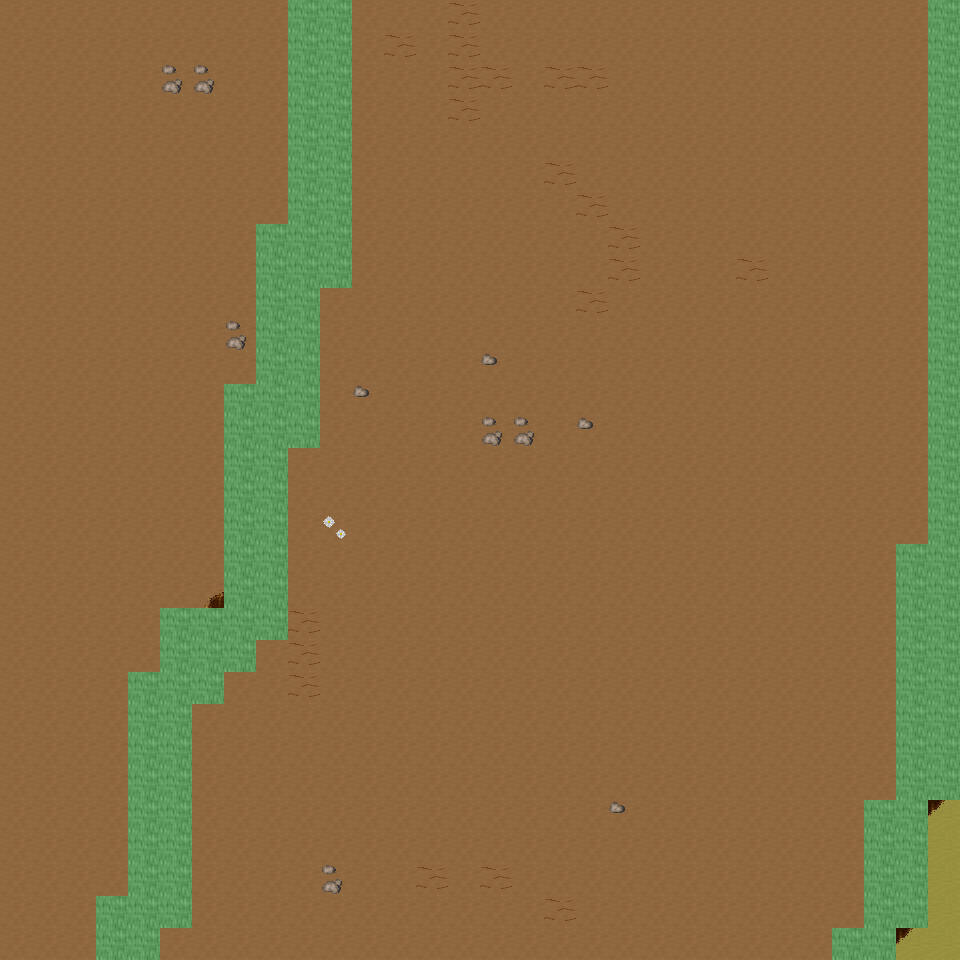

This is a level from a 2D game, rendered from its Tiled map with the project's own tilesets. A one-line summary and the map file follow, with tile-layer data summarised:
An orthogonal 30x30 tile map with 32x32 px tiles, 6 tile layers (Ground, Object, Object2, Above, ...), 34 tilesets and 6 objects (6x mapExit).

<map version="1.0" orientation="orthogonal" renderorder="right-down" width="30" height="30" tilewidth="32" tileheight="32" nextobjectid="7">
  <tileset firstgid="1" name="tileset_ground_ground" tilewidth="32" tileheight="32" tilecount="33" columns="3">
    <image source="../drawable/tileset_ground_ground.png" width="96" height="352" />
  </tileset>
  <tileset firstgid="34" name="tileset_ground_rock_pebbles" tilewidth="32" tileheight="32" tilecount="3" columns="1">
    <image source="../drawable/tileset_ground_rock_pebbles.png" width="32" height="96" />
  </tileset>
  <tileset firstgid="37" name="tileset_ground_grass_edges" tilewidth="32" tileheight="32" tilecount="36" columns="12">
    <image source="../drawable/tileset_ground_grass_edges.png" width="384" height="96" />
  </tileset>
  <tileset firstgid="73" name="tileset_plant_flower_daisy_white" tilewidth="32" tileheight="32" tilecount="8" columns="2">
    <image source="../drawable/tileset_plant_flower_daisy_white.png" width="64" height="128" />
  </tileset>
  <tileset firstgid="81" name="tileset_ground_ridge_earth_dark" tilewidth="32" tileheight="32" tilecount="96" columns="12">
    <image source="../drawable/tileset_ground_ridge_earth_dark.png" width="384" height="256" />
  </tileset>
  <tileset firstgid="177" name="tileset_plant_grasses" tilewidth="32" tileheight="32" tilecount="6" columns="3">
    <image source="../drawable/tileset_plant_grasses.png" width="96" height="64" />
  </tileset>
  <tileset firstgid="183" name="tileset_ground_earth_edges" tilewidth="32" tileheight="32" tilecount="18" columns="6">
    <image source="../drawable/tileset_ground_earth_edges.png" width="192" height="96" />
  </tileset>
  <tileset firstgid="201" name="tileset_item_statue_green_stone_3" tilewidth="32" tileheight="32" tilecount="3" columns="1">
    <image source="../drawable/tileset_item_statue_green_stone_3.png" width="32" height="96" />
  </tileset>
  <tileset firstgid="204" name="tileset_ground_rock_rocks_2" tilewidth="32" tileheight="32" tilecount="4" columns="2">
    <image source="../drawable/tileset_ground_rock_rocks_2.png" width="64" height="64" />
  </tileset>
  <tileset firstgid="208" name="tileset_item_corpse_huge_animal" tilewidth="32" tileheight="32" tilecount="16" columns="2">
    <image source="../drawable/tileset_item_corpse_huge_animal.png" width="64" height="256" />
  </tileset>
  <tileset firstgid="224" name="tileset_item_statue_green_stone" tilewidth="32" tileheight="32" tilecount="12" columns="4">
    <image source="../drawable/tileset_item_statue_green_stone.png" width="128" height="96" />
  </tileset>
  <tileset firstgid="236" name="tileset_logic_creature_animal" tilewidth="32" tileheight="32" tilecount="32" columns="8">
    <image source="../drawable/tileset_logic_creature_animal.png" width="256" height="128" />
  </tileset>
  <tileset firstgid="268" name="tileset_logic_collision" tilewidth="32" tileheight="32" tilecount="1" columns="1">
    <image source="../drawable/tileset_logic_collision.png" width="32" height="32" />
  </tileset>
  <tileset firstgid="269" name="tileset_plant_tree_taller_trees" tilewidth="32" tileheight="32" tilecount="32" columns="8">
    <image source="../drawable/tileset_plant_tree_taller_trees.png" width="256" height="128" />
  </tileset>
  <tileset firstgid="301" name="tileset_plant_tree_spruce" tilewidth="32" tileheight="32" tilecount="6" columns="2">
    <image source="../drawable/tileset_plant_tree_spruce.png" width="64" height="96" />
  </tileset>
  <tileset firstgid="307" name="tileset_plant_bush_bush_mult_colored" tilewidth="32" tileheight="32" tilecount="6" columns="3">
    <image source="../drawable/tileset_plant_bush_bush_mult_colored.png" width="96" height="64" />
  </tileset>
  <tileset firstgid="313" name="tileset_plant_bush_bush_pinks" tilewidth="32" tileheight="32" tilecount="4" columns="2">
    <image source="../drawable/tileset_plant_bush_bush_pinks.png" width="64" height="64" />
  </tileset>
  <tileset firstgid="317" name="tileset_plant_flower_flower_bed_1" tilewidth="32" tileheight="32" tilecount="35" columns="7">
    <image source="../drawable/tileset_plant_flower_flower_bed_1.png" width="224" height="160" />
  </tileset>
  <tileset firstgid="352" name="tileset_plant_flower_small_flower_bed" tilewidth="32" tileheight="32" tilecount="12" columns="3">
    <image source="../drawable/tileset_plant_flower_small_flower_bed.png" width="96" height="128" />
  </tileset>
  <tileset firstgid="364" name="tileset_plant_flower_small_flower_bed_2" tilewidth="32" tileheight="32" tilecount="12" columns="3">
    <image source="../drawable/tileset_plant_flower_small_flower_bed_2.png" width="96" height="128" />
  </tileset>
  <tileset firstgid="376" name="tileset_furniture_chair_bench_wooden" tilewidth="32" tileheight="32" tilecount="8" columns="2">
    <image source="../drawable/tileset_furniture_chair_bench_wooden.png" width="64" height="128" />
  </tileset>
  <tileset firstgid="384" name="tileset_building_decoration_pool" tilewidth="32" tileheight="32" tilecount="9" columns="3">
    <image source="../drawable/tileset_building_decoration_pool.png" width="96" height="96" />
  </tileset>
  <tileset firstgid="393" name="tileset_building_decoration_stone_details" tilewidth="32" tileheight="32" tilecount="4" columns="2">
    <image source="../drawable/tileset_building_decoration_stone_details.png" width="64" height="64" />
  </tileset>
  <tileset firstgid="397" name="tileset_building_decoration_orbpedestal" tilewidth="32" tileheight="32" tilecount="2" columns="1">
    <image source="../drawable/tileset_building_decoration_orbpedestal.png" width="32" height="64" />
  </tileset>
  <tileset firstgid="399" name="tileset_object_birds" tilewidth="32" tileheight="32" tilecount="4" columns="2">
    <image source="../drawable/tileset_object_birds.png" width="64" height="64" />
  </tileset>
  <tileset firstgid="403" name="tileset_building_gazebo" tilewidth="32" tileheight="32" tilecount="21" columns="3">
    <image source="../drawable/tileset_building_gazebo.png" width="96" height="224" />
  </tileset>
  <tileset firstgid="424" name="tileset_ground_green_paving" tilewidth="32" tileheight="32" tilecount="18" columns="3">
    <image source="../drawable/tileset_ground_green_paving.png" width="96" height="192" />
  </tileset>
  <tileset firstgid="442" name="tileset_plant_tree_pine_tree" tilewidth="32" tileheight="32" tilecount="20" columns="4">
    <image source="../drawable/tileset_plant_tree_pine_tree.png" width="128" height="160" />
  </tileset>
  <tileset firstgid="462" name="tileset_plant_tree_pine_tree_1" tilewidth="32" tileheight="32" tilecount="20" columns="4">
    <image source="../drawable/tileset_plant_tree_pine_tree_1.png" width="128" height="160" />
  </tileset>
  <tileset firstgid="482" name="tileset_plant_tree_cherry_blossom_tree" tilewidth="32" tileheight="32" tilecount="9" columns="3">
    <image source="../drawable/tileset_plant_tree_cherry_blossom_tree.png" width="96" height="96" />
  </tileset>
  <tileset firstgid="491" name="tileset_logic_item_fruits" tilewidth="32" tileheight="32" tilecount="10" columns="10">
    <image source="../drawable/tileset_logic_item_fruits.png" width="256" height="64" />
  </tileset>
  <tileset firstgid="501" name="tileset_plant_bushes_and_trees" tilewidth="32" tileheight="32" tilecount="144" columns="16">
    <image source="../drawable/tileset_plant_bushes_and_trees.png" width="512" height="289" />
  </tileset>
  <tileset firstgid="645" name="tileset_plant_bush_leafy" tilewidth="32" tileheight="32" tilecount="48" columns="8">
    <image source="../drawable/tileset_plant_bush_leafy.png" width="256" height="192" />
  </tileset>
  <tileset firstgid="693" name="tileset_plant_bush_flowering" tilewidth="32" tileheight="32" tilecount="72" columns="8">
    <image source="../drawable/tileset_plant_bush_flowering.png" width="256" height="288" />
  </tileset>
  <layer name="Ground" width="30" height="30">
    <data>[900 cells, 900 non-empty, 2 distinct tile ids]</data>
  </layer>
  <layer name="Object" width="30" height="30">
    <data>[900 cells, 145 non-empty, 20 distinct tile ids]</data>
  </layer>
  <layer name="Object2" width="30" height="30">
    <data>[900 cells, 1 non-empty, 1 distinct tile ids]</data>
  </layer>
  <layer name="Above" width="30" height="30">
    <data>[900 cells, 1 non-empty, 1 distinct tile ids]</data>
  </layer>
  <layer name="Above2" width="30" height="30">
    <data>[900 cells, 0 non-empty, 0 distinct tile ids]</data>
  </layer>
  <layer name="Walkable" width="30" height="30">
    <data>[900 cells, 112 non-empty, 1 distinct tile ids]</data>
  </layer>
  <objectgroup name="MapEvents">
    <object id="1" name="north" type="mapExit" x="0" y="0" width="288" height="32">
      <properties>
        <property name="map" value="level_0_x68_y44" />
        <property name="x" value="0" />
        <property name="y" value="28" />
      </properties>
    </object>
    <object id="2" name="north2" type="mapExit" x="352" y="0" width="576" height="32">
      <properties>
        <property name="map" value="level_0_x68_y44" />
        <property name="x" value="11" />
        <property name="y" value="28" />
      </properties>
    </object>
    <object id="3" name="south" type="mapExit" x="0" y="928" width="96" height="32">
      <properties>
        <property name="map" value="level_0_x68_y46" />
        <property name="x" value="0" />
        <property name="y" value="1" />
      </properties>
    </object>
    <object id="4" name="south2" type="mapExit" x="160" y="928" width="672" height="32">
      <properties>
        <property name="map" value="level_0_x68_y46" />
        <property name="x" value="5" />
        <property name="y" value="1" />
      </properties>
    </object>
    <object id="5" name="south3" type="mapExit" x="896" y="928" width="64" height="32">
      <properties>
        <property name="map" value="level_0_x68_y46" />
        <property name="x" value="28" />
        <property name="y" value="1" />
      </properties>
    </object>
    <object id="6" name="east" type="mapExit" x="928" y="800" width="32" height="160">
      <properties>
        <property name="map" value="level_0_x69_y45" />
        <property name="x" value="1" />
        <property name="y" value="25" />
      </properties>
    </object>
  </objectgroup>
</map>
